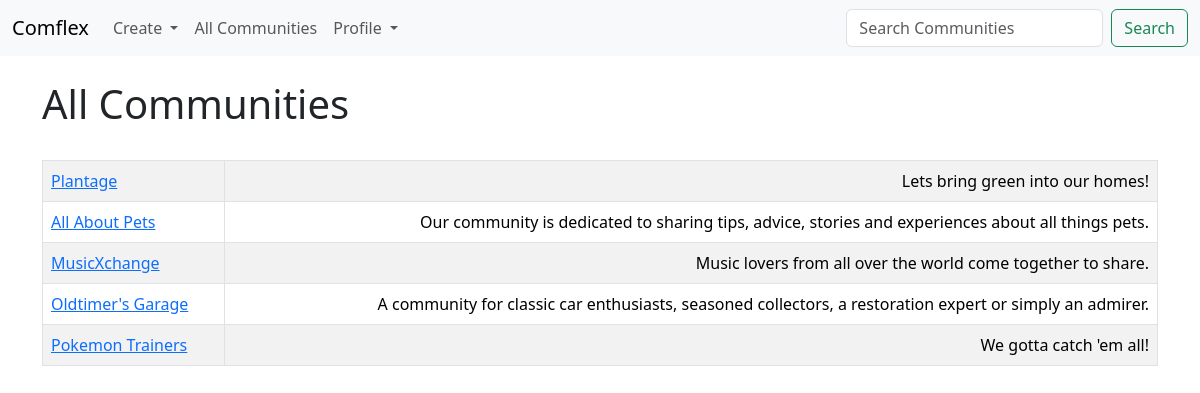
Screenshot of /list_communities (signed in) with the database file from the repository.
### post_app/models.py (models this page shows)
class Community(models.Model):
    name = models.CharField('Community Name', max_length=120)
    is_public = models.BooleanField(default=True, help_text="Check if the community is public!")
    creation_date = models.DateTimeField(auto_now_add=True)
    description = models.TextField(blank=True)
    owner_id = models.IntegerField('Community Owner', blank=False, default=1)
    owner_username = models.ForeignKey(User, blank=False, null=True, on_delete=models.SET_NULL)
    members = models.ManyToManyField(User, related_name='communities', blank=True)
    def __str__(self):
        return self.name

### post_app/views.py (the view)
# urls.py: path('list_communities', views.list_communities, name="list-communities"),
def list_communities(request):
    community_list = Community.objects.all().order_by('-creation_date')
    return render(request, 'posts/list_communities.html', {'community_list': community_list})

### post_app/templates/posts/list_communities.html
{% extends 'posts/base.html' %}
{% block content%}
	<h1>All Communities</h1>
	<br/>
	<table class = "table table-striped table-hover table-bordered">
		{% for community in community_list%}
		<tr>
			<td>
				<a href="{% url 'show-community' community.id %}">{{ community }}  </a>
			</td>
					<td align="right">
						{{ community.description }}
					</td>
		</tr>
		{% endfor %}
{% endblock%}

### rows the page displays
Community: name "Plantage", description "Lets bring green into our homes!"
Community: name "All About Pets", description "Our community is dedicated to sharing tips, advice, stories and experiences about all things pets."
Community: name "MusicXchange", description "Music lovers from all over the world come together to share."
Community: name "Oldtimer's Garage", description "A community for classic car enthusiasts, seasoned collectors, a restoration expert or simply an admirer."
Community: name "Pokemon Trainers", description "We gotta catch 'em all!"
